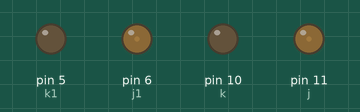
Bench run of a sketch on a simulated Arduino Uno, built with avr-gcc and run on an emulated ATmega328P. Shown: output pins drawn as LEDs (lit = HIGH). What the sketch prints to the serial monitor is not drawn.

Above: at 0.15 s.
At 3.53 s:
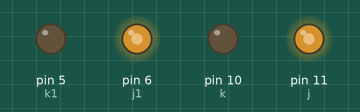
At 8.84 s:
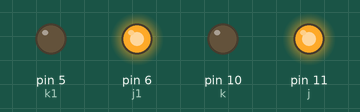
At 19.74 s:
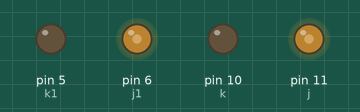
At 29.38 s:
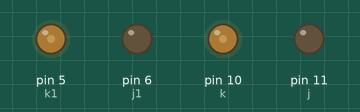
At 39.65 s:
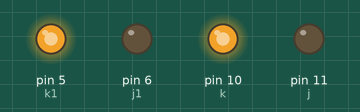
Timing chart, 0 to 40.0 s (numbered marks = the images above):
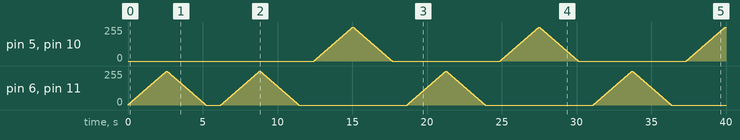

The sketch:

motor_driver_1_0.ino
```cpp
int i=1;
int k=10,k1=5;
int j=11,j1=6;
int a=1;
int b=11;
int d=6;
boolean c=true;

void setup() {
  pinMode(k,OUTPUT);
  pinMode(j,OUTPUT);
  pinMode(k1,OUTPUT);
  pinMode(j1,OUTPUT);
  Serial.begin(9600);
  digitalWrite(k,LOW);
  digitalWrite(j,LOW);
  digitalWrite(k1,LOW);
  digitalWrite(j1,LOW);
}

void loop() {
  i+=a;
  if(i<=0||i>=255){
    a=a*(-1);
  }
  if(i==0){
    digitalWrite(k,LOW);
    digitalWrite(j,LOW);
    digitalWrite(k1,LOW);
    digitalWrite(j1,LOW);
    delay(1000);
    if(c){
      b=j;
      d=j1;
      c=false;
    }else if(!c){
      b=k;
      d=k1;
      c=true;
    }
  }
  analogWrite(b,i);
  analogWrite(d,i);
  Serial.print(i);
  Serial.print(":");
  Serial.println(c);
  delay(10);
}
```
